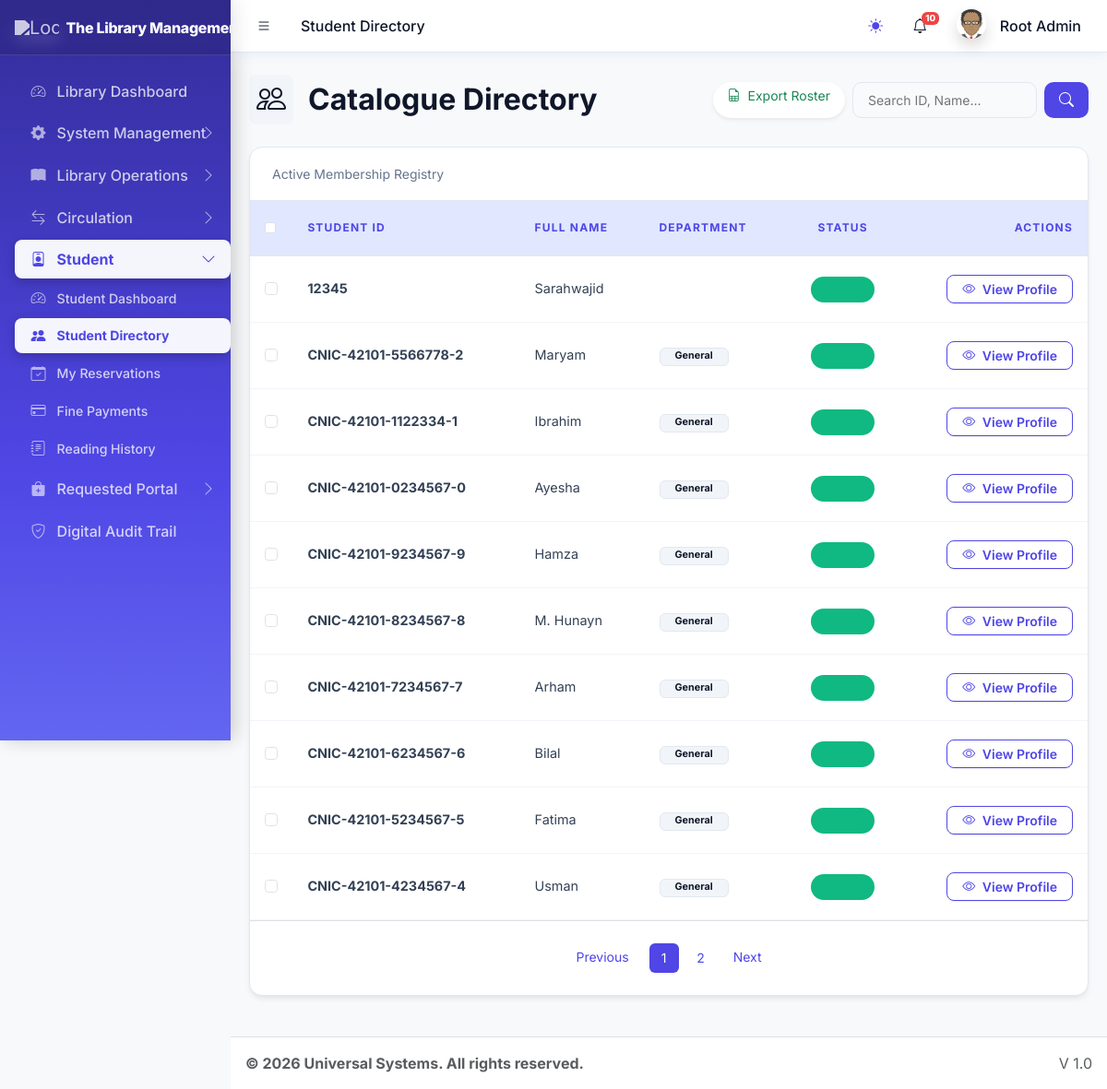
The app's page /dashboards/librarian/student_directory.php (signed in) with its own data.
### tables this page shows
CREATE TABLE `sys_pages` (
  `id` int(11) NOT NULL,
  `parent_id` int(11) DEFAULT 0,
  `page_name` varchar(100) NOT NULL,
  `page_url` varchar(255) DEFAULT '#',
  `icon_class` varchar(50) DEFAULT 'bi bi-circle',
  `sort_order` int(11) DEFAULT 0
);

CREATE TABLE `users` (
  `id` int(11) NOT NULL,
  `name` varchar(100) NOT NULL,
  `email` varchar(100) NOT NULL,
  `avatar` varchar(255) DEFAULT NULL,
  `phone` varchar(20) DEFAULT NULL,
  `password` varchar(255) NOT NULL,
  `role` varchar(50) NOT NULL,
  `department` varchar(100) DEFAULT 'General',
  `identity_no` varchar(50) DEFAULT NULL,
  `fines` decimal(10,2) DEFAULT 0.00,
  `borrow_limit` int(11) DEFAULT 5,
  `registration_no` varchar(50) DEFAULT NULL,
  `is_active` tinyint(1) DEFAULT 1,
  `created_at` timestamp NOT NULL DEFAULT current_timestamp()
);

### core/library_functions.php (called while the page is built, shortened)
<?php
class Library {
    private $pdo;
    public function __construct($pdo) {
        $this->pdo = $pdo;
    }
    public function getUnreadNotifications($userId, $limit = 10) {
        try {
            $stmt = $this->pdo->prepare("SELECT * FROM lib_notifications WHERE user_id = ? AND is_read = 0 ORDER BY created_at DESC LIMIT ?");
            $stmt->bindValue(1, $userId, PDO::PARAM_INT);
            $stmt->bindValue(2, (int)$limit, PDO::PARAM_INT);
            $stmt->execute();
            return $stmt->fetchAll();
        } catch (PDOException $e) { return []; }
    }
}
?>

### dashboards/librarian/student_directory.php (the view, shortened to what this page needs)
<?php
require_once '../../core/audit_helper.php';
$mysqli = new mysqli(DB_HOST, DB_USER, DB_PASS, DB_NAME);
$limit = 10;
$page = isset($_GET['page']) ? (int)$_GET['page'] : 1;
$offset = ($page - 1) * $limit;
$search = isset($_GET['search']) ? $_GET['search'] : '';
$searchQuery = "";
$searchParams = [];
$searchTypes = "";
$countSql = "SELECT COUNT(*) FROM users u WHERE u.role = 'student' $searchQuery";
$stmt = $mysqli->prepare($countSql);
$stmt->execute();
$total_records = $stmt->get_result()->fetch_row()[0];
$total_pages = ceil($total_records / $limit);
$query = "SELECT u.*,
          (SELECT COUNT(*) FROM lib_borrowings WHERE user_id = u.id AND status = 'borrowed') as currently_held,
          (SELECT IFNULL(SUM(fine_amount), 0) FROM lib_borrowings WHERE user_id = u.id) as total_fines
          FROM users u
          WHERE u.role = 'student' $searchQuery
          ORDER BY u.id DESC
          LIMIT ?, ?";
$stmt = $mysqli->prepare($query);
if (!empty($search)) {
    $allParams = array_merge($searchParams, [$offset, $limit]);
    $stmt->bind_param($searchTypes . "ii", ...$allParams);
} else {
    $stmt->bind_param("ii", $offset, $limit);
}
$stmt->execute();
$result = $stmt->get_result();
require_once '../../includes/header.php';
?>
<div class="row mb-4 align-items-center">
    <div class="col-md-6">
        <h2 class="premium-title"><i class="bi bi-people me-3 p-2 bg-light rounded-3"></i>Catalogue Directory</h2>
    </div>
    <div class="col-md-6 d-flex gap-2 justify-content-md-end mt-3 mt-md-0">
        <a href="?export=csv&search=<?= urlencode($search) ?>" class="btn btn-outline-success btn-sm rounded-pill px-3 shadow-sm border-0 bg-white">
            <i class="bi bi-file-earmark-spreadsheet me-1"></i> Export Roster
        </a>
        <form action="student_directory.php" method="GET" class="d-flex gap-2">
            <input type="text" name="search" class="search-input form-control-sm" style="width: 200px;" placeholder="Search ID, Name..." value="<?= htmlspecialchars($search) ?>">
            <button type="submit" class="search-btn"><i class="bi bi-search"></i></button>
        </form>
    </div>
</div>
<div class="premium-card shadow-sm">
    <div class="premium-header pb-2 border-0 d-flex justify-content-between align-items-center">
        <p class="mb-0 text-muted small fw-600">Active Membership Registry</p>
    </div>
    <div class="table-responsive">
        <table class="table table-premium mb-0">
            <thead>
                <tr>
                    <th style="width: 40px;"><input type="checkbox" id="select-all" class="form-check-input"></th>
                    <th>Student ID</th>
                    <th>Full Name</th>
                    <th>Department</th>
                    <th class="text-center">Status</th>
                    <th class="text-end">Actions</th>
                </tr>
            </thead>
            <tbody>
                <?php if ($result->num_rows > 0): ?>
                    <?php while($row = $result->fetch_assoc()): ?>
                        <tr>
                            <td><input type="checkbox" class="student-check form-check-input" value="<?= $row['id'] ?>"></td>
                            <td class="fw-bold text-premium-crimson"><?= htmlspecialchars($row['identity_no'] ?: 'N/A') ?></td>
                            <td class="fw-600"><?= htmlspecialchars($row['name']) ?></td>
                            <td><span class="badge bg-light text-dark border px-3"><?= htmlspecialchars($row['department']) ?></span></td>
                            <td class="text-center">
                                <?php if($row['is_active']): ?>
                                    <span class="status-badge bg-success bg-opacity-10 text-success">Active</span>
                                <?php else: ?>
                                    <span class="status-badge bg-danger bg-opacity-10 text-danger">Inactive</span>
                                <?php endif; ?>
                            </td>
                            <td class="text-end">
                                <button class="btn btn-sm btn-outline-primary rounded-pill px-3 view-profile"
                                        data-row='<?= json_encode($row, JSON_HEX_APOS) ?>'>
                                    <i class="bi bi-eye me-1"></i> View Profile
                                </button>
                            </td>
                        </tr>
                    <?php endwhile; ?>
                <?php else: ?>
                    <tr><td colspan="5" class="text-center py-5 text-muted">No student records found.</td></tr>
                <?php endif; ?>
            </tbody>
        </table>
    </div>
    <?php if ($total_pages > 1): ?>
    <div class="p-4 border-top">
        <nav>
            <ul class="pagination pagination-sm justify-content-center mb-0">
                <li class="page-item <?= ($page <= 1) ? 'disabled' : '' ?>">
                    <a class="page-link border-0 rounded-start-pill px-3" href="?page=<?= $page - 1 ?>&search=<?= urlencode($search) ?>">Previous</a>
                </li>
                <?php for($i = 1; $i <= $total_pages; $i++): ?>
                    <li class="page-item <?= ($i == $page) ? 'active' : '' ?>">
                        <a class="page-link border-0 mx-1 rounded-circle" style="width: 32px; height:32px; display:flex; align-items:center; justify-content:center;" href="?page=<?= $i ?>&search=<?= urlencode($search) ?>"><?= $i ?></a>
                    </li>
                <?php endfor; ?>
                <li class="page-item <?= ($page >= $total_pages) ? 'disabled' : '' ?>">
                    <a class="page-link border-0 rounded-end-pill px-3" href="?page=<?= $page + 1 ?>&search=<?= urlencode($search) ?>">Next</a>
                </li>
            </ul>
        </nav>
    </div>
    <?php endif; ?>
</div>
<?php $mysqli->close(); require_once '../../includes/footer.php'; ?>

### includes/header.php (shortened to what this page needs)
<?php
require_once __DIR__ . '/../core/session.php';
$settings = [];
$stmt = $pdo->query("SELECT * FROM system_settings");
while ($row = $stmt->fetch()) {
    $settings[$row['setting_key']] = $row['setting_value'];
}
$current_url = substr($_SERVER['SCRIPT_NAME'], strlen('/universal/'));
$pageStmt = $pdo->prepare("SELECT * FROM sys_pages WHERE page_url LIKE ? LIMIT 1");
$pageStmt->execute(["%$current_url%"]);
$currentPageData = $pageStmt->fetch();
$pageTitle = $currentPageData['page_name'] ?? 'Dashboard';
?>
<!DOCTYPE html>
<html lang="en"> <head>
    <link rel="stylesheet" href="<?= BASE_URL ?>assets/css/bootstrap.min.css" />
    <link rel="stylesheet" href="<?= BASE_URL ?>assets/css/bootstrap-icons.css" />
    <link rel="stylesheet" href="<?= BASE_URL ?>assets/css/adminlte.min.css" />
    <link rel="stylesheet" href="<?= BASE_URL ?>assets/css/theme.css?v=8.0" />
    <?php
    require_once __DIR__ . '/../core/library_functions.php';
    $lib = new Library($pdo);
    $unreadNotifs = $lib->getUnreadNotifications($_SESSION['user_id']);
    $unreadCount = count($unreadNotifs);
    ?>
</head>
<body class="layout-fixed sidebar-expand-lg bg-body-tertiary">
<div class="app-wrapper">
    <nav class="app-header navbar navbar-expand bg-body">
        <div class="container-fluid">
            <ul class="navbar-nav">
                <li class="nav-item"> <a class="nav-link" id="sidebar-toggle-btn" data-lte-toggle="sidebar" href="#" role="button"><i class="bi bi-list"></i></a> </li>
                <li class="nav-item d-none d-md-block"> <a href="#" class="nav-link"><?= $pageTitle ?></a> </li>
            </ul>
            <ul class="navbar-nav ms-auto">
                 <li class="nav-item">
                    <button class="btn btn-link nav-link" id="theme-toggle" type="button">
                        <i class="bi bi-sun-fill" id="theme-icon"></i>
                    </button>
                </li>
                <li class="nav-item dropdown">
                    <a class="nav-link" data-bs-toggle="dropdown" href="#" aria-expanded="false">
                        <i class="bi bi-bell"></i>
                        <?php if($unreadCount > 0): ?>
                            <span class="navbar-badge badge text-bg-danger" style="font-size: 0.6rem; padding: 2px 4px;"><?= $unreadCount ?></span>
                        <?php endif; ?>
                    </a>
                </li>
                <li class="nav-item dropdown user-menu">
                    <a href="#" class="nav-link dropdown-toggle" data-bs-toggle="dropdown">
                        <img src="<?= !empty($_SESSION['avatar']) ? $_SESSION['avatar'] : BASE_URL.'assets/img/avatar.png' ?>" class="user-image rounded-circle shadow" alt="User Image">
                        <span class="d-none d-md-inline ms-1"><?= htmlspecialchars($_SESSION['name']) ?></span>
                    </a>
                </li>
            </ul>
        </div>
    </nav>
    <?php include 'sidebar.php'; ?>
    <main class="app-main">
        <div class="app-content">
            <div class="container-fluid">

### includes/sidebar.php (shortened to what this page needs)
<aside class="app-sidebar bg-body-secondary shadow">
    <div class="sidebar-brand d-flex align-items-center justify-content-between px-3">
        <a href="<?= BASE_URL ?>index.php" class="brand-link flex-grow-1">
            <img src="<?= $settings['system_logo'] ?>" alt="Logo" class="brand-image opacity-75 shadow">
            <span class="brand-text fw-light"><?= $settings['system_name'] ?></span>
        </a>
    </div>
    <div class="sidebar-wrapper">
        <nav class="mt-2">
            <ul class="nav sidebar-menu flex-column" data-lte-toggle="treeview" role="menu" data-accordion="false">
                <?php
                function isMenuPageActive($pdo, $pageId, $currentBasename, $userRole)
                {
                    $stmt = $pdo->prepare("SELECT page_url FROM sys_pages WHERE id = ?");
                    $stmt->execute([$pageId]);
                    $page = $stmt->fetch();
                    if ($page && $page['page_url'] !== '#' && basename($page['page_url']) === $currentBasename) {
                        return true;
                    }
                    $sql = "
                        SELECT p.id FROM sys_pages p
                        JOIN role_access ra ON p.id = ra.page_id
                        WHERE p.parent_id = ? AND ra.role_key = ?
                    ";
                    $stmt = $pdo->prepare($sql);
                    $stmt->execute([$pageId, $userRole]);
                    $children = $stmt->fetchAll();
                    foreach ($children as $child) {
                        if (isMenuPageActive($pdo, $child['id'], $currentBasename, $userRole)) {
                            return true;
                        }
                    }
                    return false;
                }
                function buildMenu($pdo, $parentId = 0, $userRole, $currentBasename, $skipIds = [])
                {
                    $sql = "
                        SELECT p.* FROM sys_pages p
                        JOIN role_access ra ON p.id = ra.page_id
                        WHERE p.parent_id = ? AND ra.role_key = ?
                        ORDER BY p.sort_order ASC
                    ";
                    $stmt = $pdo->prepare($sql);
                    $stmt->execute([$parentId, $userRole]);
                    $items = $stmt->fetchAll();
                    foreach ($items as $item) {
                        $childStmt = $pdo->prepare("SELECT COUNT(*) FROM sys_pages WHERE parent_id = ?");
                        $childStmt->execute([$item['id']]);
                        $hasChildren = $childStmt->fetchColumn() > 0;
                        $isActive = isMenuPageActive($pdo, $item['id'], $currentBasename, $userRole);
                        $menuOpen = ($hasChildren && $isActive) ? 'menu-open' : '';
                        $activeClass = $isActive ? 'active' : '';
                        echo '<li class="nav-item ' . $menuOpen . '">';
                        echo '<a href="' . ($hasChildren ? '#' : BASE_URL . $item['page_url']) . '" class="nav-link ' . $activeClass . '">';
                        echo '<i class="nav-icon ' . $item['icon_class'] . '"></i>';
                        echo '<p>' . htmlspecialchars($item['page_name']);
                        if ($hasChildren) {
                            echo '<i class="nav-arrow bi bi-chevron-right"></i>';
                        }
                        echo '</p></a>';
                        if ($hasChildren) {
                            echo '<ul class="nav nav-treeview">';
                            buildMenu($pdo, $item['id'], $userRole, $currentBasename, $skipIds);
                            echo '</ul>';
                        }
                        echo '</li>';
                    }
                }
                $currentBasename = basename($_SERVER['PHP_SELF']);
                $userRole = $_SESSION['role'] ?? '';
                buildMenu($pdo, 0, $userRole, $currentBasename);
                ?>
            </ul>
        </nav>
    </div>
</aside>

### includes/header.php (style rules this page uses)
.user-image { width: 30px; height: 30px; object-fit: cover; }

### dashboards/librarian/student_directory.php (style rules this page uses)
:root { --premium-crimson: var(--erp-primary); --surface-grey: var(--erp-bg-main); }
body { background-color: var(--surface-grey) !important; }
.premium-card { background: white; border-radius: 20px; box-shadow: 0 10px 30px rgba(0, 0, 0, 0.07); overflow: hidden; border: none; }
.premium-header { padding: 1.5rem; border-bottom: 2px solid #f1f5f9; display: flex; justify-content: space-between; align-items: center; }
.premium-title { color: var(--premium-crimson); font-weight: 800; display: flex; align-items: center; margin: 0; }
.table-premium thead th { background: #f8fafc; color: #64748b; font-size: 0.75rem; text-transform: uppercase; letter-spacing: 0.1em; font-weight: 700; padding: 1.25rem 1rem; border-bottom: 2px solid #f1f5f9; }
.table-premium tbody td { padding: 1.25rem 1rem; vertical-align: middle; font-size: 0.9rem; color: #334155; border-bottom: 1px solid #f1f5f9; }
.search-input { background: #f8fafc; border: 1px solid #e2e8f0; border-radius: 10px; padding: 0.5rem 1rem; }
.search-btn { background: var(--premium-crimson); color: white; border-radius: 10px; border: none; padding: 0 1rem; }
.status-badge { padding: 0.4rem 1rem; border-radius: 20px; font-size: 0.75rem; font-weight: 700; }

### records on screen
sys_pages: page_name "Student Directory"
sys_pages: page_name "Library Dashboard"
sys_pages: page_name "System Management"
sys_pages: page_name "Library Operations"
sys_pages: page_name "Circulation"
sys_pages: page_name "Student"
sys_pages: page_name "Student Dashboard"
sys_pages: page_name "My Reservations"
sys_pages: page_name "Fine Payments"
sys_pages: page_name "Reading History"
sys_pages: page_name "Requested Portal"
sys_pages: page_name "Digital Audit Trail"
users: identity_no "12345", name "Sarahwajid"
users: identity_no "CNIC-42101-5566778-2", name "Maryam", department "General"
users: identity_no "CNIC-42101-1122334-1", name "Ibrahim", department "General"
users: identity_no "CNIC-42101-0234567-0", name "Ayesha", department "General"
users: identity_no "CNIC-42101-9234567-9", name "Hamza", department "General"
users: identity_no "CNIC-42101-8234567-8", name "M. Hunayn", department "General"
users: identity_no "CNIC-42101-7234567-7", name "Arham", department "General"
users: identity_no "CNIC-42101-6234567-6", name "Bilal", department "General"
users: identity_no "CNIC-42101-5234567-5", name "Fatima", department "General"
users: identity_no "CNIC-42101-4234567-4", name "Usman", department "General"

### other values on screen
$unreadCount "10"
$_SESSION['name'] "Root Admin"
$settings['system_name'] "The Library…"
$settings['footer_text'] "© 2026 Universal Systems. All rights reserved."
